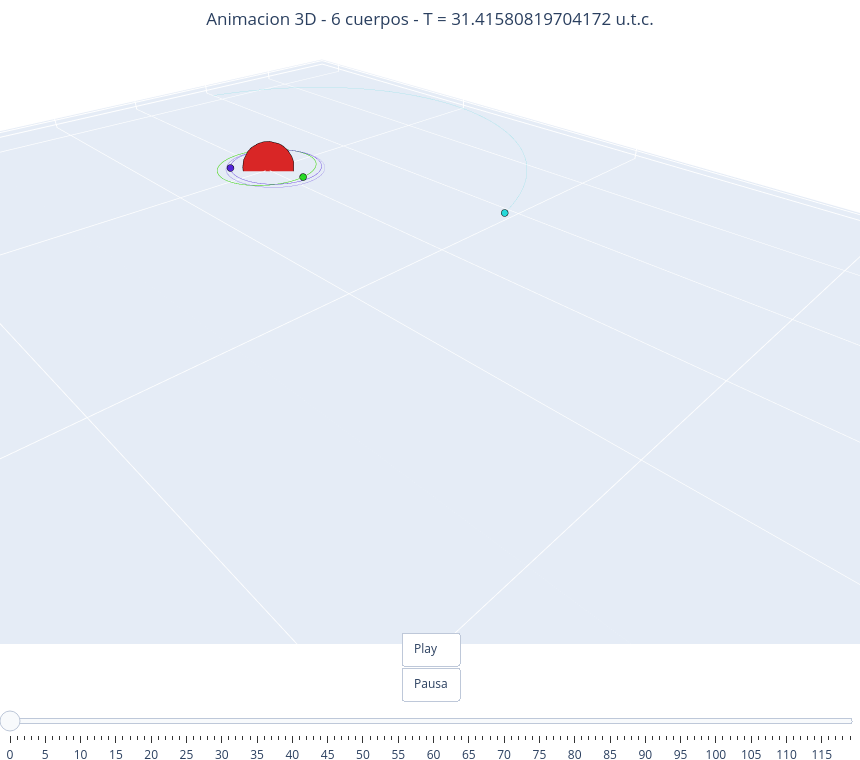

The notebook cell this image was saved under:
### Markdown cell above
### Cálculo incluyendo a Urano

En esta celda se repite el procedimiento del modelo N-cuerpos, pero ahora se agrega **Urano** al sistema para evaluar su efecto en la energía cinética, potencial y total.

### Code cell
epochs_u = '2026-01-01 00:00:00'
propiedades_u = [('x', 'm'), ('y', 'm'), ('z', 'm'), ('vx', 'm/s'), ('vy', 'm/s'), ('vz', 'm/s')]

# Cuerpos del sistema, ahora incluyendo Urano (ID Horizons = 799)
cuerpos_u = [
    ('Sol', '10'),
    ('Tierra', '399'),
    ('Luna', '301'),
    ('Jupiter', '599'),
    ('Urano', '799'),
    ('Apophis', '99942'),
]

# Masas en SI [kg], incluyendo Urano
masas_si_u = {
    'Sol': 1.98847e30,
    'Tierra': 5.9722e24,
    'Luna': 7.34767309e22,
    'Jupiter': 1.89813e27,
    'Urano': 8.6810e25,
    'Apophis': 3.4e10,
}

# Llamada unica a rutinas para el sistema con Urano
sim_u, times_u, coords_u, rps_u, masas_arr_u, UL_u, UM_u, UT_u, Gc_u, estados_can_u, masas_can_u = ejecuta_sistema(
    cuerpos=cuerpos_u,
    masas_si=masas_si_u,
    epochs=epochs_u,
    propiedades=propiedades_u,
    tmax_years=5.0,
    N=1200,
)

# Energia mecanica total: E = T + U
T_u, U_u, E_total_u = calcula_energia_total(sim_u, Gc_u)

print('Sistema con Urano')
print(f'Energia cinetica (canonicas): {T_u:.6e}')
print(f'Energia potencial (canonicas): {U_u:.6e}')
print(f'Energia total del sistema (canonicas): {E_total_u:.6e}')

# Grafica de trayectorias
fig, ax = plt.subplots(figsize=(12, 10))

for nombre, _ in cuerpos_u:
    traj = coords_u[nombre]
    ax.plot(traj[:, 0], traj[:, 1], label=nombre, **styles.get(nombre, {}))
    ax.plot(traj[0, 0], traj[0, 1], 'o', markersize=8)

ax.set_xlabel('x (UA)', fontsize=12)
ax.set_ylabel('y (UA)', fontsize=12)
ax.set_title('Trayectorias del Sistema con Urano', fontsize=14)
ax.legend(fontsize=10)
ax.grid(True, alpha=0.3)
ax.axis('equal')
plt.tight_layout()
plt.show()

# Animacion 3D
anima_ncuerpos(masas_arr_u, rps_u, times_u[-1], labels=[nombre for nombre, _ in cuerpos_u])

### Figure 1 — Plotly figure (JSON) as saved in the notebook; plotly's stock layout.template omitted (floating-point values rounded to 4 significant figures; data arrays with more than 128 entries replaced by an {"elided": "..."} marker saying what was removed)
{"data": [{"hoverinfo": "skip", "line": {"color": "hsl(0,70%,50%)", "width": 1}, "mode": "lines", "opacity": 0.25, "showlegend": false, "type": "scatter3d", "x": {"elided": "1200 float values"}, "y": {"elided": "1200 float values"}, "z": {"elided": "1200 float values"}}, {"hoverinfo": "skip", "line": {"color": "hsl(60,70%,50%)", "width": 1}, "mode": "lines", "opacity": 0.25, "showlegend": false, "type": "scatter3d", "x": {"elided": "1200 float values"}, "y": {"elided": "1200 float values"}, "z": {"elided": "1200 float values"}}, {"hoverinfo": "skip", "line": {"color": "hsl(120,70%,50%)", "width": 1}, "mode": "lines", "opacity": 0.25, "showlegend": false, "type": "scatter3d", "x": {"elided": "1200 float values"}, "y": {"elided": "1200 float values"}, "z": {"elided": "1200 float values"}}, {"hoverinfo": "skip", "line": {"color": "hsl(180,70%,50%)", "width": 1}, "mode": "lines", "opacity": 0.25, "showlegend": false, "type": "scatter3d", "x": {"elided": "1200 float values"}, "y": {"elided": "1200 float values"}, "z": {"elided": "1200 float values"}}, {"hoverinfo": "skip", "line": {"color": "hsl(240,70%,50%)", "width": 1}, "mode": "lines", "opacity": 0.25, "showlegend": false, "type": "scatter3d", "x": {"elided": "1200 float values"}, "y": {"elided": "1200 float values"}, "z": {"elided": "1200 float values"}}, {"hoverinfo": "skip", "line": {"color": "hsl(300,70%,50%)", "width": 1}, "mode": "lines", "opacity": 0.25, "showlegend": false, "type": "scatter3d", "x": {"elided": "1200 float values"}, "y": {"elided": "1200 float values"}, "z": {"elided": "1200 float values"}}, {"marker": {"color": "hsl(0,70%,50%)", "line": {"color": "black", "width": 0.5}, "size": 30}, "mode": "markers", "name": "Cuerpo 1", "showlegend": false, "type": "scatter3d", "x": [0.001185], "y": [-0.005436], "z": [-1.375e-05]}, {"marker": {"color": "hsl(60,70%,50%)", "line": {"color": "black", "width": 0.5}, "size": 4}, "mode": "markers", "name": "Cuerpo 2", "showlegend": false, "type": "scatter3d", "x": [-0.1731], "y": [0.9623], "z": [-7.32e-05]}, {"marker": {"color": "hsl(120,70%,50%)", "line": {"color": "black", "width": 0.5}, "size": 4}, "mode": "markers", "name": "Cuerpo 3", "showlegend": false, "type": "scatter3d", "x": [-0.1721], "y": [0.9645], "z": [0.0001391]}, {"marker": {"color": "hsl(180,70%,50%)", "line": {"color": "black", "width": 0.5}, "size": 4}, "mode": "markers", "name": "Cuerpo 4", "showlegend": false, "type": "scatter3d", "x": [-1.693], "y": [4.923], "z": [0.01741]}, {"marker": {"color": "hsl(240,70%,50%)", "line": {"color": "black", "width": 0.5}, "size": 4}, "mode": "markers", "name": "Cuerpo 5", "showlegend": false, "type": "scatter3d", "x": [9.881], "y": [16.79], "z": [-0.06573]}, {"marker": {"color": "hsl(300,70%,50%)", "line": {"color": "black", "width": 0.5}, "size": 4}, "mode": "markers", "name": "Cuerpo 6", "showlegend": false, "type": "scatter3d", "x": [0.6349], "y": [-0.3976], "z": [0.03591]}], "layout": {"height": 760, "margin": {"b": 0, "l": 0, "r": 0, "t": 50}, "scene": {"aspectmode": "data", "xaxis": {"title": {"text": "x [u.c.]"}}, "yaxis": {"title": {"text": "y [u.c.]"}}, "zaxis": {"title": {"text": "z [u.c.]"}}}, "sliders": [{"currentvalue": {"prefix": "Frame: ", "visible": true, "xanchor": "center"}, "pad": {"t": 40}, "steps": [{"args": [["0"], {"frame": {"duration": 0, "redraw": true}, "mode": "immediate"}], "label": "0", "method": "animate"}, {"args": [["1"], {"frame": {"duration": 0, "redraw": true}, "mode": "immediate"}], "label": "1", "method": "animate"}, {"args": [["2"], {"frame": {"duration": 0, "redraw": true}, "mode": "immediate"}], "label": "2", "method": "animate"}, {"args": [["3"], {"frame": {"duration": 0, "redraw": true}, "mode": "immediate"}], "label": "3", "method": "animate"}, {"args": [["4"], {"frame": {"duration": 0, "redraw": true}, "mode": "immediate"}], "label": "4", "method": "animate"}, {"args": [["5"], {"frame": {"duration": 0, "redraw": true}, "mode": "immediate"}], "label": "5", "method": "animate"}, {"args": [["6"], {"frame": {"duration": 0, "redraw": true}, "mode": "immediate"}], "label": "6", "method": "animate"}, {"args": [["7"], {"frame": {"duration": 0, "redraw": true}, "mode": "immediate"}], "label": "7", "method": "animate"}, {"args": [["8"], {"frame": {"duration": 0, "redraw": true}, "mode": "immediate"}], "label": "8", "method": "animate"}, {"args": [["9"], {"frame": {"duration": 0, "redraw": true}, "mode": "immediate"}], "label": "9", "method": "animate"}, {"args": [["10"], {"frame": {"duration": 0, "redraw": true}, "mode": "immediate"}], "label": "10", "method": "animate"}, {"args": [["11"], {"frame": {"duration": 0, "redraw": true}, "mode": "immediate"}], "label": "11", "method": "animate"}, {"args": [["12"], {"frame": {"duration": 0, "redraw": true}, "mode": "immediate"}], "label": "12", "method": "animate"}, {"args": [["13"], {"frame": {"duration": 0, "redraw": true}, "mode": "immediate"}], "label": "13", "method": "animate"}, {"args": [["14"], {"frame": {"duration": 0, "redraw": true}, "mode": "immediate"}], "label": "14", "method": "animate"}, {"args": [["15"], {"frame": {"duration": 0, "redraw": true}, "mode": "immediate"}], "label": "15", "method": "animate"}, {"args": [["16"], {"frame": {"duration": 0, "redraw": true}, "mode": "immediate"}], "label": "16", "method": "animate"}, {"args": [["17"], {"frame": {"duration": 0, "redraw": true}, "mode": "immediate"}], "label": "17", "method": "animate"}, {"args": [["18"], {"frame": {"duration": 0, "redraw": true}, "mode": "immediate"}], "label": "18", "method": "animate"}, {"args": [["19"], {"frame": {"duration": 0, "redraw": true}, "mode": "immediate"}], "label": "19", "method": "animate"}, {"args": [["20"], {"frame": {"duration": 0, "redraw": true}, "mode": "immediate"}], "label": "20", "method": "animate"}, {"args": [["21"], {"frame": {"duration": 0, "redraw": true}, "mode": "immediate"}], "label": "21", "method": "animate"}, {"args": [["22"], {"frame": {"duration": 0, "redraw": true}, "mode": "immediate"}], "label": "22", "method": "animate"}, {"args": [["23"], {"frame": {"duration": 0, "redraw": true}, "mode": "immediate"}], "label": "23", "method": "animate"}, {"args": [["24"], {"frame": {"duration": 0, "redraw": true}, "mode": "immediate"}], "label": "24", "method": "animate"}, {"args": [["25"], {"frame": {"duration": 0, "redraw": true}, "mode": "immediate"}], "label": "25", "method": "animate"}, {"args": [["26"], {"frame": {"duration": 0, "redraw": true}, "mode": "immediate"}], "label": "26", "method": "animate"}, {"args": [["27"], {"frame": {"duration": 0, "redraw": true}, "mode": "immediate"}], "label": "27", "method": "animate"}, {"args": [["28"], {"frame": {"duration": 0, "redraw": true}, "mode": "immediate"}], "label": "28", "method": "animate"}, {"args": [["29"], {"frame": {"duration": 0, "redraw": true}, "mode": "immediate"}], "label": "29", "method": "animate"}, {"args": [["30"], {"frame": {"duration": 0, "redraw": true}, "mode": "immediate"}], "label": "30", "method": "animate"}, {"args": [["31"], {"frame": {"duration": 0, "redraw": true}, "mode": "immediate"}], "label": "31", "method": "animate"}, {"args": [["32"], {"frame": {"duration": 0, "redraw": true}, "mode": "immediate"}], "label": "32", "method": "animate"}, {"args": [["33"], {"frame": {"duration": 0, "redraw": true}, "mode": "immediate"}], "label": "33", "method": "animate"}, {"args": [["34"], {"frame": {"duration": 0, "redraw": true}, "mode": "immediate"}], "label": "34", "method": "animate"}, {"args": [["35"], {"frame": {"duration": 0, "redraw": true}, "mode": "immediate"}], "label": "35", "method": "animate"}, {"args": [["36"], {"frame": {"duration": 0, "redraw": true}, "mode": "immediate"}], "label": "36", "method": "animate"}, {"args": [["37"], {"frame": {"duration": 0, "redraw": true}, "mode": "immediate"}], "label": "37", "method": "animate"}, {"args": [["38"], {"frame": {"duration": 0, "redraw": true}, "mode": "immediate"}], "label": "38", "method": "animate"}, {"args": [["39"], {"frame": {"duration": 0, "redraw": true}, "mode": "immediate"}], "label": "39", "method": "animate"}, {"args": [["40"], {"frame": {"duration": 0, "redraw": true}, "mode": "immediate"}], "label": "40", "method": "animate"}, {"args": [["41"], {"frame": {"duration": 0, "redraw": true}, "mode": "immediate"}], "label": "41", "method": "animate"}, {"args": [["42"], {"frame": {"duration": 0, "redraw": true}, "mode": "immediate"}], "label": "42", "method": "animate"}, {"args": [["43"], {"frame": {"duration": 0, "redraw": true}, "mode": "immediate"}], "label": "43", "method": "animate"}, {"args": [["44"], {"frame": {"duration": 0, "redraw": true}, "mode": "immediate"}], "label": "44", "method": "animate"}, {"args": [["45"], {"frame": {"duration": 0, "redraw": true}, "mode": "immediate"}], "label": "45", "method": "animate"}, {"args": [["46"], {"frame": {"duration": 0, "redraw": true}, "mode": "immediate"}], "label": "46", "method": "animate"}, {"args": [["47"], {"frame": {"duration": 0, "redraw": true}, "mode": "immediate"}], "label": "47", "method": "animate"}, {"args": [["48"], {"frame": {"duration": 0, "redraw": true}, "mode": "immediate"}], "label": "48", "method": "animate"}, {"args": [["49"], {"frame": {"duration": 0, "redraw": true}, "mode": "immediate"}], "label": "49", "method": "animate"}, {"args": [["50"], {"frame": {"duration": 0, "redraw": true}, "mode": "immediate"}], "label": "50", "method": "animate"}, {"args": [["51"], {"frame": {"duration": 0, "redraw": true}, "mode": "immediate"}], "label": "51", "method": "animate"}, {"args": [["52"], {"frame": {"duration": 0, "redraw": true}, "mode": "immediate"}], "label": "52", "method": "animate"}, {"args": [["53"], {"frame": {"duration": 0, "redraw": true}, "mode": "immediate"}], "label": "53", "method": "animate"}, {"args": [["54"], {"frame": {"duration": 0, "redraw": true}, "mode": "immediate"}], "label": "54", "method": "animate"}, {"args": [["55"], {"frame": {"duration": 0, "redraw": true}, "mode": "immediate"}], "label": "55", "method": "animate"}, {"args": [["56"], {"frame": {"duration": 0, "redraw": true}, "mode": "immediate"}], "label": "56", "method": "animate"}, {"args": [["57"], {"frame": {"duration": 0, "redraw": true}, "mode": "immediate"}], "label": "57", "method": "animate"}, {"args": [["58"], {"frame": {"duration": 0, "redraw": true}, "mode": "immediate"}], "label": "58", "method": "animate"}, {"args": [["59"], {"frame": {"duration": 0, "redraw": true}, "mode": "immediate"}], "label": "59", "method": "animate"}, {"args": [["60"], {"frame": {"duration": 0, "redraw": true}, "mode": "immediate"}], "label": "60", "method": "animate"}, {"args": [["61"], {"frame": {"duration": 0, "redraw": true}, "mode": "immediate"}], "label": "61", "method": "animate"}, {"args": [["62"], {"frame": {"duration": 0, "redraw": true}, "mode": "immediate"}], "label": "62", "method": "animate"}, {"args": [["63"], {"frame": {"duration": 0, "redraw": true}, "mode": "immediate"}], "label": "63", "method": "animate"}, {"args": [["64"], {"frame": {"duration": 0, "redraw": true}, "mode": "immediate"}], "label": "64", "method": "animate"}, {"args": [["65"], {"frame": {"duration": 0, "redraw": true}, "mode": "immediate"}], "label": "65", "method": "animate"}, {"args": [["66"], {"frame": {"duration": 0, "redraw": true}, "mode": "immediate"}], "label": "66", "method": "animate"}, {"args": [["67"], {"frame": {"duration": 0, "redraw": true}, "mode": "immediate"}], "label": "67", "method": "animate"}, {"args": [["68"], {"frame": {"duration": 0, "redraw": true}, "mode": "immediate"}], "label": "68", "method": "animate"}, {"args": [["69"], {"frame": {"duration": 0, "redraw": true}, "mode": "immediate"}], "label": "69", "method": "animate"}, {"args": [["70"], {"frame": {"duration": 0, "redraw": true}, "mode": "immediate"}], "label": "70", "method": "animate"}, {"args": [["71"], {"frame": {"duration": 0, "redraw": true}, "mode": "immediate"}], "label": "71", "method": "animate"}, {"args": [["72"], {"frame": {"duration": 0, "redraw": true}, "mode": "immediate"}], "label": "72", "method": "animate"}, {"args": [["73"], {"frame": {"duration": 0, "redraw": true}, "mode": "immediate"}], "label": "73", "method": "animate"}, {"args": [["74"], {"frame": {"duration": 0, "redraw": true}, "mode": "immediate"}], "label": "74", "method": "animate"}, {"args": [["75"], {"frame": {"duration": 0, "redraw": true}, "mode": "immediate"}], "label": "75", "method": "animate"}, {"args": [["76"], {"frame": {"duration": 0, "redraw": true}, "mode": "immediate"}], "label": "76", "method": "animate"}, {"args": [["77"], {"frame": {"duration": 0, "redraw": true}, "mode": "immediate"}], "label": "77", "method": "animate"}, {"args": [["78"], {"frame": {"duration": 0, "redraw": true}, "mode": "immediate"}], "label": "78", "method": "animate"}, {"args": [["79"], {"frame": {"duration": 0, "redraw": true}, "mode": "immediate"}], "label": "79", "method": "animate"}, {"args": [["80"], {"frame": {"duration": 0, "redraw": true}, "mode": "immediate"}], "label": "80", "method": "animate"}, {"args": [["81"], {"frame": {"duration": 0, "redraw": true}, "mode": "immediate"}], "label": "81", "method": "animate"}, {"args": [["82"], {"frame": {"duration": 0, "redraw": true}, "mode": "immediate"}], "label": "82", "method": "animate"}, {"args": [["83"], {"frame": {"duration": 0, "redraw": true}, "mode": "immediate"}], "label": "83", "method": "animate"}, {"args": [["84"], {"frame": {"duration": 0, "redraw": true}, "mode": "immediate"}], "label": "84", "method": "animate"}, {"args": [["85"], {"frame": {"duration": 0, "redraw": true}, "mode": "immediate"}], "label": "85", "method": "animate"}, {"args": [["86"], {"frame": {"duration": 0, "redraw": true}, "mode": "immediate"}], "label": "86", "method": "animate"}, {"args": [["87"], {"frame": {"duration": 0, "redraw": true}, "mode": "immediate"}], "label": "87", "method": "animate"}, {"args": [["88"], {"frame": {"duration": 0, "redraw": true}, "mode": "immediate"}], "label": "88", "method": "animate"}, {"args": [["89"], {"frame": {"duration": 0, "redraw": true}, "mode": "immediate"}], "label": "89", "method": "animate"}, {"args": [["90"], {"frame": {"duration": 0, "redraw": true}, "mode": "immediate"}], "label": "90", "method": "animate"}, {"args": [["91"], {"frame": {"duration": 0, "redraw": true}, "mode": "immediate"}], "label": "91", "method": "animate"}, {"args": [["92"], {"frame": {"duration": 0, "redraw": true}, "mode": "immediate"}], "label": "92", "method": "animate"}, {"args": [["93"], {"frame": {"duration": 0, "redraw": true}, "mode": "immediate"}], "label": "93", "method": "animate"}, {"args": [["94"], {"frame": {"duration": 0, "redraw": true}, "mode": "immediate"}], "label": "94", "method": "animate"}, {"args": [["95"], {"frame": {"duration": 0, "redraw": true}, "mode": "immediate"}], "label": "95", "method": "animate"}, {"args": [["96"], {"frame": {"duration": 0, "redraw": true}, "mode": "immediate"}], "label": "96", "method": "animate"}, {"args": [["97"], {"frame": {"duration": 0, "redraw": true}, "mode": "immediate"}], "label": "97", "method": "animate"}, {"args": [["98"], {"frame": {"duration": 0, "redraw": true}, "mode": "immediate"}], "label": "98", "method": "animate"}, {"args": [["99"], {"frame": {"duration": 0, "redraw": true}, "mode": "immediate"}], "label": "99", "method": "animate"}, {"args": [["100"], {"frame": {"duration": 0, "redraw": true}, "mode": "immediate"}], "label": "100", "method": "animate"}, {"args": [["101"], {"frame": {"duration": 0, "redraw": true}, "mode": "immediate"}], "label": "101", "method": "animate"}, {"args": [["102"], {"frame": {"duration": 0, "redraw": true}, "mode": "immediate"}], "label": "102", "method": "animate"}, {"args": [["103"], {"frame": {"duration": 0, "redraw": true}, "mode": "immediate"}], "label": "103", "method": "animate"}, {"args": [["104"], {"frame": {"duration": 0, "redraw": true}, "mode": "immediate"}], "label": "104", "method": "animate"}, {"args": [["105"], {"frame": {"duration": 0, "redraw": true}, "mode": "immediate"}], "label": "105", "method": "animate"}, {"args": [["106"], {"frame": {"duration": 0, "redraw": true}, "mode": "immediate"}], "label": "106", "method": "animate"}, {"args": [["107"], {"frame": {"duration": 0, "redraw": true}, "mode": "immediate"}], "label": "107", "method": "animate"}, {"args": [["108"], {"frame": {"duration": 0, "redraw": true}, "mode": "immediate"}], "label": "108", "method": "animate"}, {"args": [["109"], {"frame": {"duration": 0, "redraw": true}, "mode": "immediate"}], "label": "109", "method": "animate"}, {"args": [["110"], {"frame": {"duration": 0, "redraw": true}, "mode": "immediate"}], "label": "110", "method": "animate"}, {"args": [["111"], {"frame": {"duration": 0, "redraw": true}, "mode": "immediate"}], "label": "111", "method": "animate"}, {"args": [["112"], {"frame": {"duration": 0, "redraw": true}, "mode": "immediate"}], "label": "112", "method": "animate"}, {"args": [["113"], {"frame": {"duration": 0, "redraw": true}, "mode": "immediate"}], "label": "113", "method": "animate"}, {"args": [["114"], {"frame": {"duration": 0, "redraw": true}, "mode": "immediate"}], "label": "114", "method": "animate"}, {"args": [["115"], {"frame": {"duration": 0, "redraw": true}, "mode": "immediate"}], "label": "115", "method": "animate"}, {"args": [["116"], {"frame": {"duration": 0, "redraw": true}, "mode": "immediate"}], "label": "116", "method": "animate"}, {"args": [["117"], {"frame": {"duration": 0, "redraw": true}, "mode": "immediate"}], "label": "117", "method": "animate"}, {"args": [["118"], {"frame": {"duration": 0, "redraw": true}, "mode": "immediate"}], "label": "118", "method": "animate"}, {"args": [["119"], {"frame": {"duration": 0, "redraw": true}, "mode": "immediate"}], "label": "119", "method": "animate"}]}], "title": {"text": "Animacion 3D - 6 cuerpos - T = 31.41580819704172 u.t.c.", "x": 0.5}, "updatemenus": [{"buttons": [{"args": [null, {"frame": {"duration": 40, "redraw": true}, "fromcurrent": true, "mode": "immediate"}], "label": "Play", "method": "animate"}, {"args": [[null], {"frame": {"duration": 0, "redraw": false}, "mode": "immediate"}], "label": "Pausa", "method": "animate"}], "showactive": false, "type": "buttons", "x": 0.5, "xanchor": "center", "y": 0.02}], "width": 860}}
